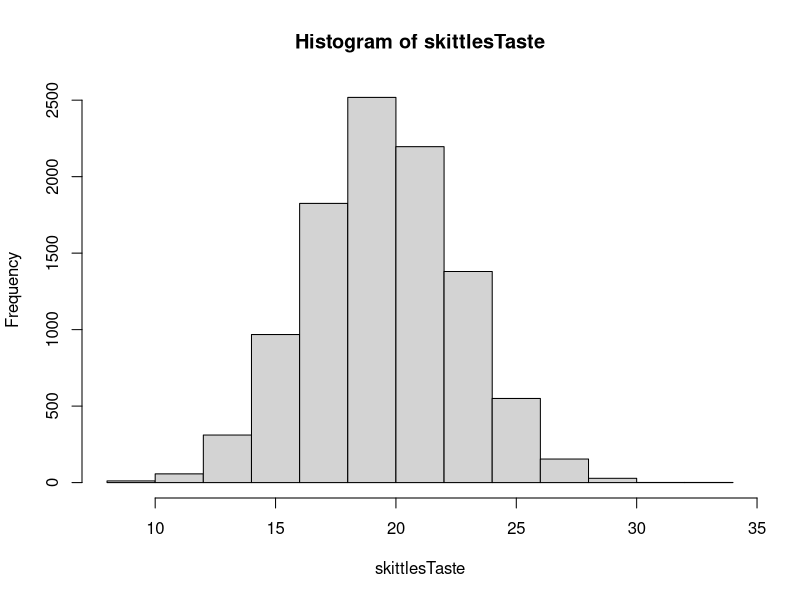
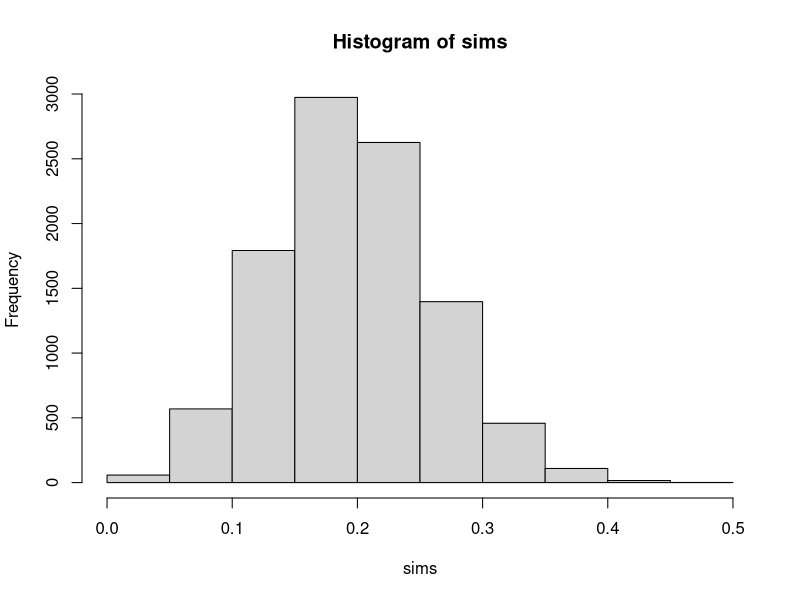
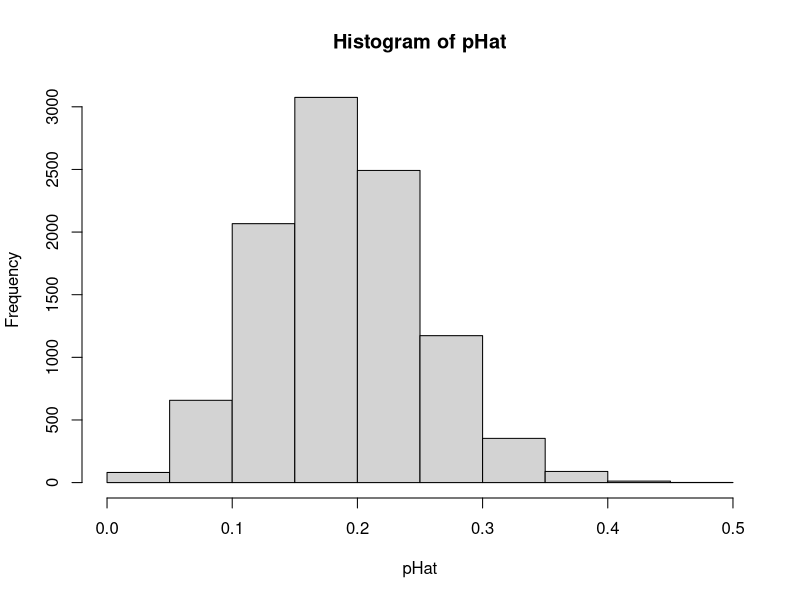
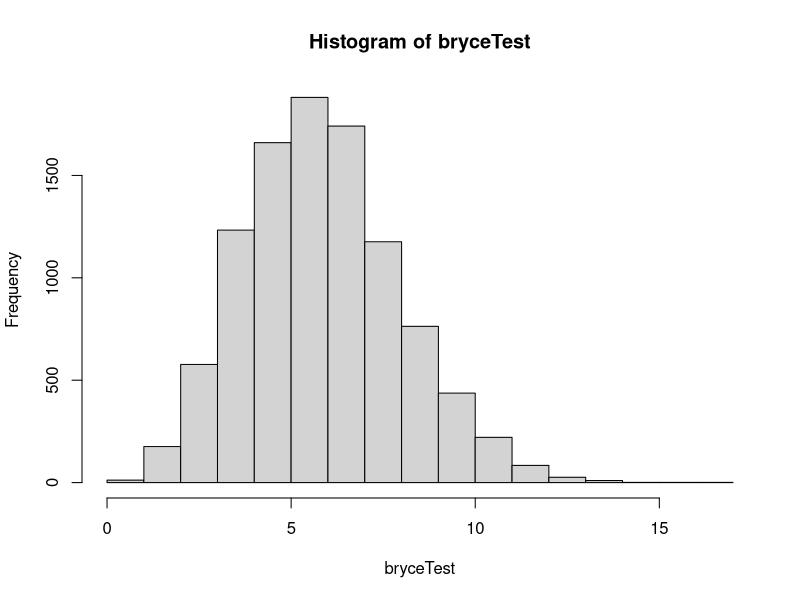
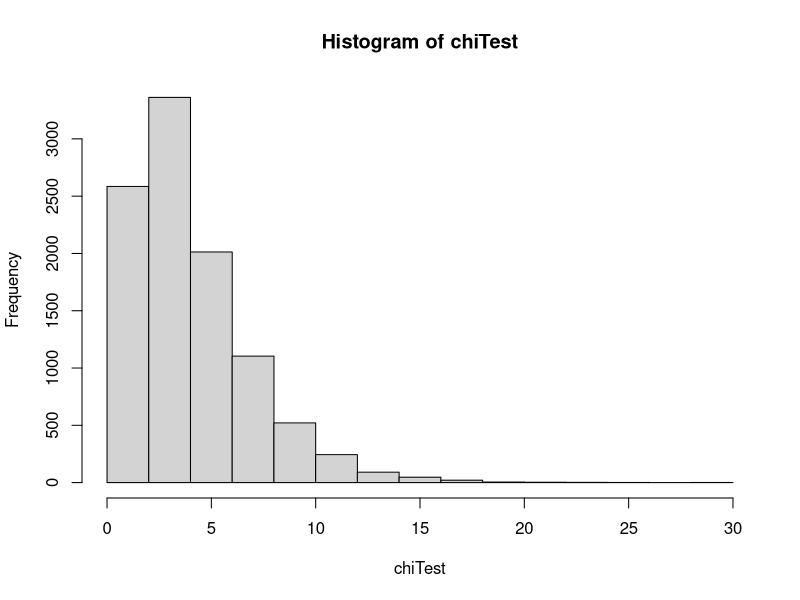

Reproduce these figures in R, in order.




skittlesRed <- replicate(10000, {
  mean(sample(0:1, size = 40, prob =c(4/5, 1/5), replace = TRUE))
})

meanS <-mean(skittlesRed)
sdS <- sd(skittlesRed)

pnorm(.20, mean = meanS, sd = sdS/sqrt(40))



skittlesTaste <- replicate(10000, {
  sum(sample(0:1, size = 40, prob = c(0.5, 0.5), replace = TRUE))
})

hist(skittlesTaste)

table(skittlesTaste)/10000







n <- 191
red <- 40

#bootstrapping
sims <- replicate(10000, {
  mean(sample(0:1, size = 40, prob = c(1 - (red/n), (red/n)), replace = TRUE))
})


hist(sims)


#calculate p-value
#proportion of test statistics (sample proportions) equal to or more extreme than our claim of p = .2
#more extreme can happen in both directions
mean(sims <= .2) *2


#t-distribution assumes exact symmetric distribution and multiplies by 2

quantile(sims, c(.025, .975))

#since .2 falls in 95% confidence interval



#use a t-test to test claim of p = .2 (mu = .2)
isaacData <- c(rep(1, red), rep(0, n-red))
t.test(isaacData, mu = .2)


#based on the p-value of .7499, we can say the claim is plausible.



#maybe a calibration approach is better




#Lets see if for n = 40 and p = .2, is our test statistic p-hat normally distributed?

pHat <- replicate(10000, {
  mean(sample(0:1, size = 40, replace = TRUE, prob = c(.8, .2)))
  
})

hist(pHat)




#Claim 
#p_{red} = p_{yellow} =  p_{green} =  p_{green} =  p_{purple} = 0.2

skittlesData <- c(rep("red", 40),
                  rep("orange", 24),
                  rep("yellow", 39),
                  rep("green", 47),
                  rep("purple", 41))

skittlesTable <- table(skittlesData)



#Find a test statistic

mean(skittlesTable/length(skittlesData))

#this is a pretty good test statistic
sd(skittlesTable)


#what is distribution of Bryce's test statistic?

bryceTest <- replicate(10000, {
  sd(table(sample(c("red", "orange", "yellow", "green", "purple"),
       size = 191,
       replace = TRUE)))
})

hist(bryceTest)

#calculate p-value
mean(bryceTest >= sd(skittlesData))



#For many "common" tests, there exists a "most powerful" statistic
#Here, the Chi-Square test statistic

#sum((observed - expected)^2/expected)

#(47 - 38.2)^2/38.2 + ... + (39 - 38.2)^2/38.2


chisqTestStat <- sum((skittlesTable - 191/5)^2 / (191/5))


chiTest <- replicate(10000, {
  table <- table(sample(c("red", "orange", "yellow", "green", "purple"),
                        size = 191,
                        replace = TRUE))
  sum((table - 191/5)^2 / (191/5))
})


hist(chiTest)


#calculate p-value
mean(chiTest >= chisqTestStat)


#does a chi-square test
chisq.test(skittlesTable)


#This test has 3 assumptions
#1) data collected w/ randomization
#2) data are independent
#3) all expected cell counts >= 5







